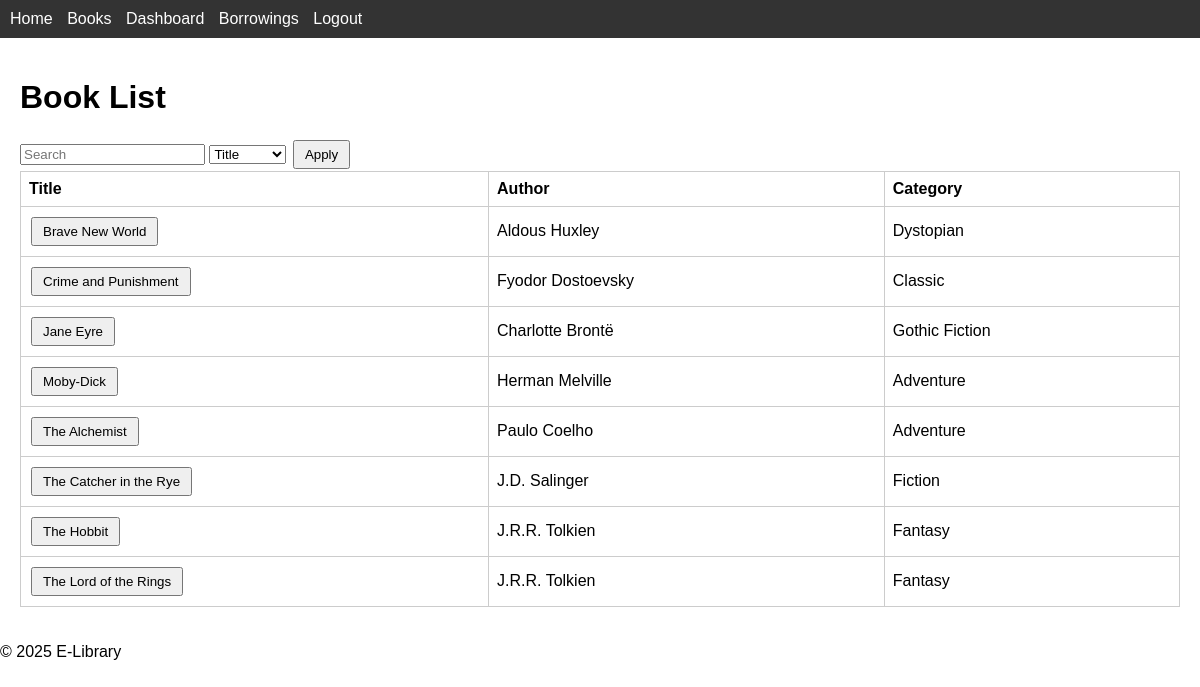
Page /index.php?page=books (signed in) on the committed database.
### tables this page shows
CREATE TABLE books (
    id INT AUTO_INCREMENT PRIMARY KEY,
    title VARCHAR(255) NOT NULL,
    author VARCHAR(255) NOT NULL,
    category VARCHAR(100),
    isbn VARCHAR(20)
);

### controllers/books.php (called while the page is built)
<?php
require_once __DIR__ . '/../models/book_model.php';
$search = $_GET['search'] ?? '';
$order = $_GET['order'] ?? 'title';
$books = get_books($search, $order, true);
include __DIR__ . '/../views/header.php';
include __DIR__ . '/../views/books.php';
include __DIR__ . '/../views/footer.php';

### models/book_model.php (called while the page is built, shortened)
<?php
function get_books($search = '', $order = 'title', $available_only = false) {
    $db = get_db();
    $sql = 'SELECT b.* FROM books b';
    $params = [];
    if ($available_only) {
        $sql .= ' LEFT JOIN borrowings br ON b.id = br.book_id AND br.return_date IS NULL';
    }
    $conditions = [];
    if ($available_only) {
        $conditions[] = 'br.id IS NULL';
    }
    if ($conditions) {
        $sql .= ' WHERE ' . implode(' AND ', $conditions);
    }
    $allowed = ['title', 'author', 'category'];
    $sql .= " ORDER BY b.$order";
    $stmt = $db->prepare($sql);
    $stmt->execute($params);
    return $stmt->fetchAll(PDO::FETCH_ASSOC);
}

### views/books.php (the view, shortened to what this page needs)
<h1>Book List</h1>
<form method="get" action="index.php">
    <input type="text" name="search" placeholder="Search" value="<?php echo htmlspecialchars($search); ?>">
    <select name="order">
        <option value="title" <?php if ($order=='title') echo 'selected'; ?>>Title</option>
    </select>
    <button type="submit">Apply</button>
</form>
<table>
    <tr><th>Title</th><th>Author</th><th>Category</th></tr>
    <?php foreach ($books as $b): ?>
    <tr>
        <td>
            <form method="get" action="index.php" style="display:inline">
                <button type="submit"><?php echo htmlspecialchars($b['title']); ?></button>
            </form>
        </td>
        <td><?php echo htmlspecialchars($b['author']); ?></td>
        <td><?php echo htmlspecialchars($b['category']); ?></td>
    </tr>
    <?php endforeach; ?>
</table>

### assets/css/style.css (style rules this page uses)
body { font-family: Arial, sans-serif; margin: 0; padding: 0; }
table { border-collapse: collapse; width: 100%; }
th, td { border: 1px solid #ccc; padding: 8px; text-align: left; }
button { padding: 5px 10px; margin: 2px; }

### rows in the picture
books: title "Brave New World", author "Aldous Huxley", category "Dystopian"
books: title "Crime and Punishment", author "Fyodor Dostoevsky", category "Classic"
books: title "Jane Eyre", author "Charlotte Brontë", category "Gothic Fiction"
books: title "Moby-Dick", author "Herman Melville", category "Adventure"
books: title "The Alchemist", author "Paulo Coelho", category "Adventure"
books: title "The Catcher in the Rye", author "J.D. Salinger", category "Fiction"
books: title "The Hobbit", author "J.R.R. Tolkien", category "Fantasy"
books: title "The Lord of the Rings", author "J.R.R. Tolkien", category "Fantasy"
